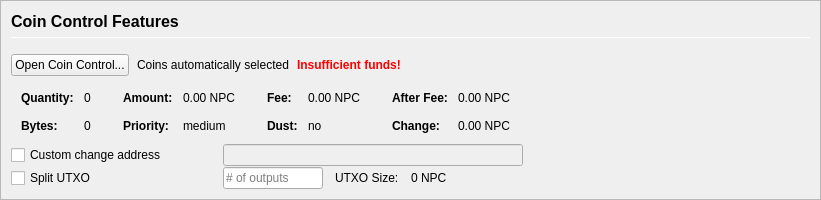
         <widget class="QFrame" name="frameCoinControl">
          <property name="sizePolicy">
           <sizepolicy hsizetype="Expanding" vsizetype="Expanding">
            <horstretch>0</horstretch>
            <verstretch>0</verstretch>
           </sizepolicy>
          </property>
          <property name="maximumSize">
           <size>
            <width>16777215</width>
            <height>16777215</height>
           </size>
          </property>
          <property name="frameShape">
           <enum>QFrame::StyledPanel</enum>
          </property>
          <property name="frameShadow">
           <enum>QFrame::Sunken</enum>
          </property>
          <layout class="QVBoxLayout" name="verticalLayoutCoinControl2">
           <property name="spacing">
            <number>0</number>
           </property>
           <property name="margin">
            <number>0</number>
           </property>
           <item>
            <widget class="QFrame" name="frameCoinControl_BG">
             <layout class="QVBoxLayout" name="verticalLayoutCoinControl" stretch="0,0,0,0,0,0">
              <property name="spacing">
               <number>1</number>
              </property>
              <property name="leftMargin">
               <number>10</number>
              </property>
              <property name="topMargin">
               <number>10</number>
              </property>
              <item>
               <layout class="QHBoxLayout" name="horizontalLayoutCoinControl1">
                <property name="bottomMargin">
                 <number>15</number>
                </property>
                <item>
                 <layout class="QVBoxLayout" name="verticalLayout_3">
                  <property name="spacing">
                   <number>6</number>
                  </property>
                  <item>
                   <widget class="QLabel" name="labelCoinControlFeatures">
                    <property name="sizePolicy">
                     <sizepolicy hsizetype="Preferred" vsizetype="Maximum">
                      <horstretch>0</horstretch>
                      <verstretch>0</verstretch>
                     </sizepolicy>
                    </property>
                    <property name="minimumSize">
                     <size>
                      <width>0</width>
                      <height>20</height>
                     </size>
                    </property>
                    <property name="font">
                     <font>
                      <pointsize>12</pointsize>
                      <weight>75</weight>
                      <bold>true</bold>
                     </font>
                    </property>
                    <property name="styleSheet">
                     <string notr="true">font-weight:bold;</string>
                    </property>
                    <property name="text">
                     <string>Coin Control Features</string>
                    </property>
                   </widget>
                  </item>
                  <item>
                   <widget class="Line" name="line">
                    <property name="minimumSize">
                     <size>
                      <width>0</width>
                      <height>1</height>
                     </size>
                    </property>
                    <property name="maximumSize">
                     <size>
                      <width>16777215</width>
                      <height>1</height>
                     </size>
                    </property>
                    <property name="orientation">
                     <enum>Qt::Horizontal</enum>
                    </property>
                   </widget>
                  </item>
                 </layout>
                </item>
               </layout>
              </item>
              <item>
               <layout class="QHBoxLayout" name="horizontalLayoutCoinControl2" stretch="0,0,0,0">
                <property name="spacing">
                 <number>8</number>
                </property>
                <property name="bottomMargin">
                 <number>10</number>
                </property>
                <item>
                 <widget class="QPushButton" name="pushButtonCoinControl">
                  <property name="styleSheet">
                   <string notr="true"/>
                  </property>
                  <property name="text">
                   <string>Open Coin Control...</string>
                  </property>
                  <property name="autoDefault">
                   <bool>false</bool>
                  </property>
                 </widget>
                </item>
                <item>
                 <widget class="QLabel" name="labelCoinControlAutomaticallySelected">
                  <property name="text">
                   <string>Coins automatically selected</string>
                  </property>
                  <property name="margin">
                   <number>5</number>
                  </property>
                 </widget>
                </item>
                <item>
                 <widget class="QLabel" name="labelCoinControlInsuffFunds">
                  <property name="font">
                   <font>
                    <weight>75</weight>
                    <bold>true</bold>
                   </font>
                  </property>
                  <property name="styleSheet">
                   <string notr="true">color:red;font-weight:bold;</string>
                  </property>
                  <property name="text">
                   <string>Insufficient funds!</string>
                  </property>
                  <property name="margin">
                   <number>5</number>
                  </property>
                 </widget>
                </item>
                <item>
                 <spacer name="horizontalSpacerCoinControl">
                  <property name="orientation">
                   <enum>Qt::Horizontal</enum>
                  </property>
                  <property name="sizeHint" stdset="0">
                   <size>
                    <width>40</width>
                    <height>1</height>
                   </size>
                  </property>
                 </spacer>
                </item>
               </layout>
              </item>
              <item>
               <widget class="QWidget" name="widgetCoinControl" native="true">
                <property name="sizePolicy">
                 <sizepolicy hsizetype="Preferred" vsizetype="Preferred">
                  <horstretch>0</horstretch>
                  <verstretch>0</verstretch>
                 </sizepolicy>
                </property>
                <property name="minimumSize">
                 <size>
                  <width>0</width>
                  <height>0</height>
                 </size>
                </property>
                <property name="styleSheet">
                 <string notr="true"/>
                </property>
                <layout class="QHBoxLayout" name="horizontalLayoutCoinControl5">
                 <property name="margin">
                  <number>0</number>
                 </property>
                 <item>
                  <layout class="QHBoxLayout" name="horizontalLayoutCoinControl3" stretch="0,0,0,1">
                   <property name="spacing">
                    <number>20</number>
                   </property>
                   <property name="topMargin">
                    <number>0</number>
                   </property>
                   <property name="bottomMargin">
                    <number>10</number>
                   </property>
                   <item>
                    <layout class="QFormLayout" name="formLayoutCoinControl1">
                     <property name="horizontalSpacing">
                      <number>10</number>
                     </property>
                     <property name="verticalSpacing">
                      <number>14</number>
                     </property>
                     <property name="leftMargin">
                      <number>10</number>
                     </property>
                     <property name="topMargin">
                      <number>4</number>
                     </property>
                     <property name="rightMargin">
                      <number>6</number>
                     </property>
                     <item row="0" column="0">
                      <widget class="QLabel" name="labelCoinControlQuantityText">
                       <property name="font">
                        <font>
                         <weight>75</weight>
                         <bold>true</bold>
                        </font>
                       </property>
                       <property name="text">
                        <string>Quantity:</string>
                       </property>
                       <property name="margin">
                        <number>0</number>
                       </property>
                      </widget>
                     </item>
                     <item row="0" column="1">
                      <widget class="QLabel" name="labelCoinControlQuantity">
                       <property name="cursor">
                        <cursorShape>IBeamCursor</cursorShape>
                       </property>
                       <property name="contextMenuPolicy">
                        <enum>Qt::ActionsContextMenu</enum>
                       </property>
                       <property name="text">
                        <string notr="true">0</string>
                       </property>
                       <property name="margin">
                        <number>0</number>
                       </property>
                       <property name="textInteractionFlags">
                        <set>Qt::LinksAccessibleByMouse|Qt::TextSelectableByKeyboard|Qt::TextSelectableByMouse</set>
                       </property>
                      </widget>
                     </item>
                     <item row="1" column="0">
                      <widget class="QLabel" name="labelCoinControlBytesText">
                       <property name="font">
                        <font>
                         <weight>75</weight>
                         <bold>true</bold>
                        </font>
                       </property>
                       <property name="text">
                        <string>Bytes:</string>
                       </property>
                      </widget>
                     </item>
                     <item row="1" column="1">
                      <widget class="QLabel" name="labelCoinControlBytes">
                       <property name="cursor">
                        <cursorShape>IBeamCursor</cursorShape>
                       </property>
                       <property name="contextMenuPolicy">
                        <enum>Qt::ActionsContextMenu</enum>
                       </property>
                       <property name="text">
                        <string notr="true">0</string>
                       </property>
                       <property name="textInteractionFlags">
                        <set>Qt::LinksAccessibleByMouse|Qt::TextSelectableByKeyboard|Qt::TextSelectableByMouse</set>
                       </property>
                      </widget>
                     </item>
                    </layout>
                   </item>
                   <item>
                    <layout class="QFormLayout" name="formLayoutCoinControl2">
                     <property name="horizontalSpacing">
                      <number>10</number>
                     </property>
                     <property name="verticalSpacing">
                      <number>14</number>
                     </property>
                     <property name="leftMargin">
                      <number>6</number>
                     </property>
                     <property name="topMargin">
                      <number>4</number>
                     </property>
                     <property name="rightMargin">
                      <number>6</number>
                     </property>
                     <item row="0" column="0">
                      <widget class="QLabel" name="labelCoinControlAmountText">
                       <property name="font">
                        <font>
                         <weight>75</weight>
                         <bold>true</bold>
                        </font>
                       </property>
                       <property name="text">
                        <string>Amount:</string>
                       </property>
                       <property name="margin">
                        <number>0</number>
                       </property>
                      </widget>
                     </item>
                     <item row="0" column="1">
                      <widget class="QLabel" name="labelCoinControlAmount">
                       <property name="cursor">
                        <cursorShape>IBeamCursor</cursorShape>
                       </property>
                       <property name="contextMenuPolicy">
                        <enum>Qt::ActionsContextMenu</enum>
                       </property>
                       <property name="text">
                        <string notr="true">0.00 NPC</string>
                       </property>
                       <property name="textInteractionFlags">
                        <set>Qt::LinksAccessibleByMouse|Qt::TextSelectableByKeyboard|Qt::TextSelectableByMouse</set>
                       </property>
                      </widget>
                     </item>
                     <item row="1" column="0">
                      <widget class="QLabel" name="labelCoinControlPriorityText">
                       <property name="font">
                        <font>
                         <weight>75</weight>
                         <bold>true</bold>
                        </font>
                       </property>
                       <property name="text">
                        <string>Priority:</string>
                       </property>
                      </widget>
                     </item>
                     <item row="1" column="1">
                      <widget class="QLabel" name="labelCoinControlPriority">
                       <property name="cursor">
                        <cursorShape>IBeamCursor</cursorShape>
                       </property>
                       <property name="contextMenuPolicy">
                        <enum>Qt::ActionsContextMenu</enum>
                       </property>
                       <property name="text">
                        <string>medium</string>
                       </property>
                       <property name="textInteractionFlags">
                        <set>Qt::LinksAccessibleByMouse|Qt::TextSelectableByKeyboard|Qt::TextSelectableByMouse</set>
                       </property>
                      </widget>
                     </item>
                    </layout>
                   </item>
                   <item>
                    <layout class="QFormLayout" name="formLayoutCoinControl3">
                     <property name="horizontalSpacing">
                      <number>10</number>
                     </property>
                     <property name="verticalSpacing">
                      <number>14</number>
                     </property>
                     <property name="leftMargin">
                      <number>6</number>
                     </property>
                     <property name="topMargin">
                      <number>4</number>
                     </property>
                     <property name="rightMargin">
                      <number>6</number>
                     </property>
                     <item row="0" column="0">
                      <widget class="QLabel" name="labelCoinControlFeeText">
                       <property name="font">
                        <font>
                         <weight>75</weight>
                         <bold>true</bold>
                        </font>
                       </property>
                       <property name="text">
                        <string>Fee:</string>
                       </property>
                       <property name="margin">
                        <number>0</number>
                       </property>
                      </widget>
                     </item>
                     <item row="0" column="1">
                      <widget class="QLabel" name="labelCoinControlFee">
                       <property name="cursor">
                        <cursorShape>IBeamCursor</cursorShape>
                       </property>
                       <property name="contextMenuPolicy">
                        <enum>Qt::ActionsContextMenu</enum>
                       </property>
                       <property name="text">
                        <string notr="true">0.00 NPC</string>
                       </property>
                       <property name="textInteractionFlags">
                        <set>Qt::LinksAccessibleByMouse|Qt::TextSelectableByKeyboard|Qt::TextSelectableByMouse</set>
                       </property>
                      </widget>
                     </item>
                     <item row="1" column="0">
                      <widget class="QLabel" name="labelCoinControlLowOutputText">
                       <property name="font">
                        <font>
                         <weight>75</weight>
                         <bold>true</bold>
                        </font>
                       </property>
                       <property name="text">
                        <string>Dust:</string>
                       </property>
                      </widget>
                     </item>
                     <item row="1" column="1">
                      <widget class="QLabel" name="labelCoinControlLowOutput">
                       <property name="cursor">
                        <cursorShape>IBeamCursor</cursorShape>
                       </property>
                       <property name="contextMenuPolicy">
                        <enum>Qt::ActionsContextMenu</enum>
                       </property>
                       <property name="text">
                        <string>no</string>
                       </property>
                       <property name="textInteractionFlags">
                        <set>Qt::LinksAccessibleByMouse|Qt::TextSelectableByKeyboard|Qt::TextSelectableByMouse</set>
                       </property>
                      </widget>
                     </item>
                    </layout>
                   </item>
                   <item>
                    <layout class="QFormLayout" name="formLayoutCoinControl4">
                     <property name="horizontalSpacing">
                      <number>10</number>
                     </property>
                     <property name="verticalSpacing">
                      <number>14</number>
                     </property>
                     <property name="leftMargin">
                      <number>6</number>
                     </property>
                     <property name="topMargin">
                      <number>4</number>
                     </property>
                     <property name="rightMargin">
                      <number>6</number>
                     </property>
                     <item row="0" column="0">
                      <widget class="QLabel" name="labelCoinControlAfterFeeText">
                       <property name="font">
                        <font>
                         <weight>75</weight>
                         <bold>true</bold>
                        </font>
                       </property>
                       <property name="text">
                        <string>After Fee:</string>
                       </property>
                       <property name="margin">
                        <number>0</number>
                       </property>
                      </widget>
                     </item>
                     <item row="0" column="1">
                      <widget class="QLabel" name="labelCoinControlAfterFee">
                       <property name="cursor">
                        <cursorShape>IBeamCursor</cursorShape>
                       </property>
                       <property name="contextMenuPolicy">
                        <enum>Qt::ActionsContextMenu</enum>
                       </property>
                       <property name="text">
                        <string notr="true">0.00 NPC</string>
                       </property>
                       <property name="textInteractionFlags">
                        <set>Qt::LinksAccessibleByMouse|Qt::TextSelectableByKeyboard|Qt::TextSelectableByMouse</set>
                       </property>
                      </widget>
                     </item>
                     <item row="1" column="0">
                      <widget class="QLabel" name="labelCoinControlChangeText">
                       <property name="font">
                        <font>
                         <weight>75</weight>
                         <bold>true</bold>
                        </font>
                       </property>
                       <property name="text">
                        <string>Change:</string>
                       </property>
                      </widget>
                     </item>
                     <item row="1" column="1">
                      <widget class="QLabel" name="labelCoinControlChange">
                       <property name="cursor">
                        <cursorShape>IBeamCursor</cursorShape>
                       </property>
                       <property name="contextMenuPolicy">
                        <enum>Qt::ActionsContextMenu</enum>
                       </property>
                       <property name="text">
                        <string notr="true">0.00 NPC</string>
                       </property>
                       <property name="textInteractionFlags">
                        <set>Qt::LinksAccessibleByMouse|Qt::TextSelectableByKeyboard|Qt::TextSelectableByMouse</set>
                       </property>
                      </widget>
                     </item>
                    </layout>
                   </item>
                  </layout>
                 </item>
                </layout>
               </widget>
              </item>
              <item>
               <layout class="QHBoxLayout" name="horizontalLayoutCoinControl4">
                <property name="spacing">
                 <number>12</number>
                </property>
                <property name="sizeConstraint">
                 <enum>QLayout::SetDefaultConstraint</enum>
                </property>
                <property name="topMargin">
                 <number>0</number>
                </property>
                <property name="rightMargin">
                 <number>0</number>
                </property>
                <item>
                 <widget class="QCheckBox" name="checkBoxCoinControlChange">
                  <property name="sizePolicy">
                   <sizepolicy hsizetype="Preferred" vsizetype="Preferred">
                    <horstretch>0</horstretch>
                    <verstretch>0</verstretch>
                   </sizepolicy>
                  </property>
                  <property name="minimumSize">
                   <size>
                    <width>200</width>
                    <height>0</height>
                   </size>
                  </property>
                  <property name="maximumSize">
                   <size>
                    <width>200</width>
                    <height>16777215</height>
                   </size>
                  </property>
                  <property name="toolTip">
                   <string>If this is activated, but the change address is empty or invalid, change will be sent to a newly generated address.</string>
                  </property>
                  <property name="text">
                   <string>Custom change address</string>
                  </property>
                 </widget>
                </item>
                <item>
                 <widget class="QValidatedLineEdit" name="lineEditCoinControlChange">
                  <property name="enabled">
                   <bool>false</bool>
                  </property>
                  <property name="sizePolicy">
                   <sizepolicy hsizetype="Preferred" vsizetype="Preferred">
                    <horstretch>0</horstretch>
                    <verstretch>0</verstretch>
                   </sizepolicy>
                  </property>
                  <property name="minimumSize">
                   <size>
                    <width>300</width>
                    <height>0</height>
                   </size>
                  </property>
                 </widget>
                </item>
                <item>
                 <widget class="QLabel" name="labelCoinControlChangeLabel">
                  <property name="sizePolicy">
                   <sizepolicy hsizetype="Preferred" vsizetype="Preferred">
                    <horstretch>0</horstretch>
                    <verstretch>0</verstretch>
                   </sizepolicy>
                  </property>
                  <property name="minimumSize">
                   <size>
                    <width>100</width>
                    <height>0</height>
                   </size>
                  </property>
                  <property name="text">
                   <string/>
                  </property>
                  <property name="margin">
                   <number>3</number>
                  </property>
                 </widget>
                </item>
               </layout>
              </item>
              <item>
               <layout class="QHBoxLayout" name="horizontalLayoutCoinControl6">
                <property name="spacing">
                 <number>12</number>
                </property>
                <property name="rightMargin">
                 <number>0</number>
                </property>
                <item>
                 <widget class="QCheckBox" name="splitBlockCheckBox">
                  <property name="sizePolicy">
                   <sizepolicy hsizetype="Preferred" vsizetype="Preferred">
                    <horstretch>0</horstretch>
                    <verstretch>0</verstretch>
                   </sizepolicy>
                  </property>
                  <property name="minimumSize">
                   <size>
                    <width>200</width>
                    <height>0</height>
                   </size>
                  </property>
                  <property name="maximumSize">
                   <size>
                    <width>200</width>
                    <height>16777215</height>
                   </size>
                  </property>
                  <property name="text">
                   <string>Split UTXO</string>
                  </property>
                 </widget>
                </item>
                <item>
                 <widget class="QLineEdit" name="splitBlockLineEdit">
                  <property name="sizePolicy">
                   <sizepolicy hsizetype="Preferred" vsizetype="Preferred">
                    <horstretch>50</horstretch>
                    <verstretch>0</verstretch>
                   </sizepolicy>
                  </property>
                  <property name="minimumSize">
                   <size>
                    <width>100</width>
                    <height>0</height>
                   </size>
                  </property>
                  <property name="maximumSize">
                   <size>
                    <width>100</width>
                    <height>16777215</height>
                   </size>
                  </property>
                  <property name="placeholderText">
                   <string># of outputs</string>
                  </property>
                 </widget>
                </item>
                <item>
                 <widget class="QLabel" name="labelBlockSizeText">
                  <property name="text">
                   <string>UTXO Size:</string>
                  </property>
                 </widget>
                </item>
                <item>
                 <widget class="QLabel" name="labelBlockSize">
                  <property name="text">
                   <string>0 NPC</string>
                  </property>
                 </widget>
                </item>
                <item>
                 <spacer name="horizontalSpacer_7">
                  <property name="orientation">
                   <enum>Qt::Horizontal</enum>
                  </property>
                  <property name="sizeHint" stdset="0">
                   <size>
                    <width>40</width>
                    <height>20</height>
                   </size>
                  </property>
                 </spacer>
                </item>
               </layout>
              </item>
              <item>
               <spacer name="verticalSpacerCoinControl">
                <property name="orientation">
                 <enum>Qt::Vertical</enum>
                </property>
                <property name="sizeHint" stdset="0">
                 <size>
                  <width>800</width>
                  <height>1</height>
                 </size>
                </property>
               </spacer>
              </item>
             </layout>
            </widget>
           </item>
          </layout>
         </widget>
